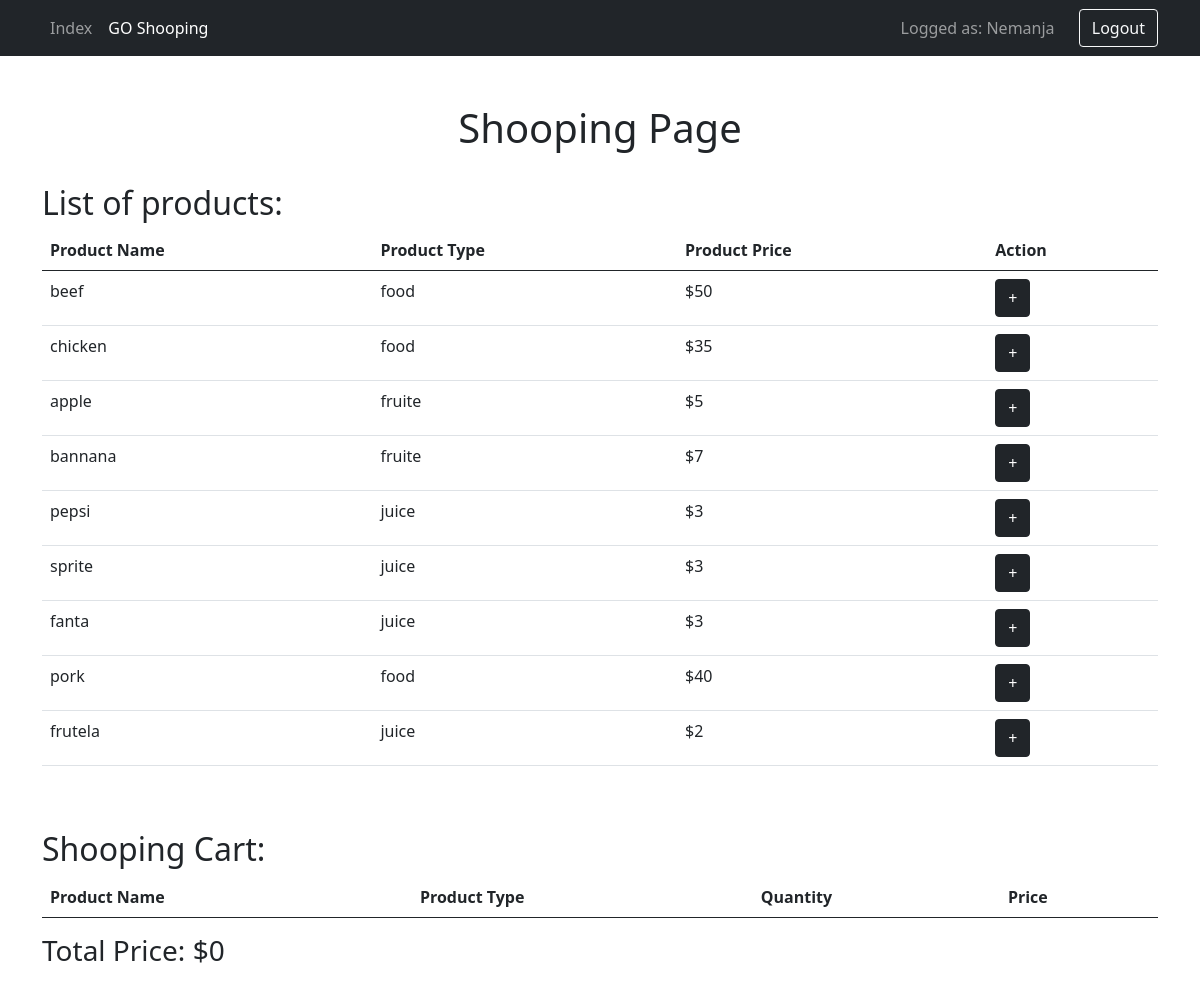
/shopping.php (signed in), run on the app's committed database.
### tables this page shows
CREATE TABLE `products` (
  `id` int(11) NOT NULL,
  `name` varchar(50) NOT NULL,
  `type` varchar(50) NOT NULL,
  `price` double NOT NULL
);

### Controller.php (called while the page is built, shortened)
<?php
require_once 'DbUsers.php';
require_once 'DbProducts.php';
class Controller {
    private DbProducts $productsDb;
    function __construct() {
        $this->productsDb = new DbProducts();
    }
    function isUser(){
        if($_SESSION['role'] === 'user'){
            return true;
        } else {
            return false;
        }
    }
    function getProducts(){
        return $this->productsDb->getDbProducts();
    }
    function getCartItems() {
        $products = $this->getProducts();
        $itemsData = [];
        return $itemsData;
    }
}
?>

### DbProducts.php (called while the page is built, shortened)
<?php
require_once 'pdo.php';
class DbProducts {
    function getDbProducts(){
        global $pdo;
        $sql = 'SELECT * FROM products';
        $statement = $pdo->prepare($sql);
        $statement->execute();
        return $statement->fetchAll(PDO::FETCH_ASSOC);
    }
}
?>

### shopping.php (the view, shortened to what this page needs)
<?php
    require_once 'Controller.php';
    $controller = new Controller();
    if ($controller->isLogged()) {
        if ($controller->isUser()) {
            $products = $controller->getProducts();
            $cartItems = $controller->getCartItems();
            $total_sum = 0;
        } else {
            header('Location: index.php');
        }
    } else {
        header('Location: login.php');
    }
?>
<!DOCTYPE html>
<html lang="en">
<head>
    <link href="https://cdn.jsdelivr.net/npm/bootstrap@5.0.2/dist/css/bootstrap.min.css" rel="stylesheet">
</head>
<body>
    <?php include 'navbar.php'; ?>
    <div class="container">
        <br><br>
        <h1 class="text-center">Shooping Page</h1>
        <br>
        <h2>List of products:</h2>
        <table class="table">
            <thead>
                <tr>
                    <th>Product Name</th>
                    <th>Product Type</th>
                    <th>Product Price</th>
                    <th>Action</th>
                </tr>
            </thead>
            <tbody>
                <?php foreach($products as $product) { ?>
                    <tr>
                        <td><?= $product['name']; ?></td>
                        <td><?= $product['type']; ?></td>
                        <td><?= '$' . $product['price']; ?></td>
                        <td>
                            <form action="http-handler.php" method='POST'>
                                <input type='submit' value='+' class="btn btn-dark">
                            </form>
                        </td>
                    </tr>
                <?php } ?>
            </tbody>
        </table>
        <br><br>
        <h2>Shooping Cart:</h2>
        <table class="table">
            <thead>
                <tr>
                    <th>Product Name</th>
                    <th>Product Type</th>
                    <th>Quantity</th>
                    <th>Price</th>
                </tr>
            </thead>
        </table>
        <h3>Total Price: <?= '$' . $total_sum ?></h3>
        <br>
        <br><br><br>
    </div>
</body>
</html>

### shopping.php (style rules this page uses)
form { display: inline }

### data on the page
products: name "beef", type "food", price "50"
products: name "chicken", type "food", price "35"
products: name "apple", type "fruite", price "5"
products: name "bannana", type "fruite", price "7"
products: name "pepsi", type "juice", price "3"
products: name "sprite", type "juice", price "3"
products: name "fanta", type "juice", price "3"
products: name "pork", type "food", price "40"
products: name "frutela", type "juice", price "2"

### other printed values
$_SESSION['username'] "Nemanja"
$total_sum "0"
